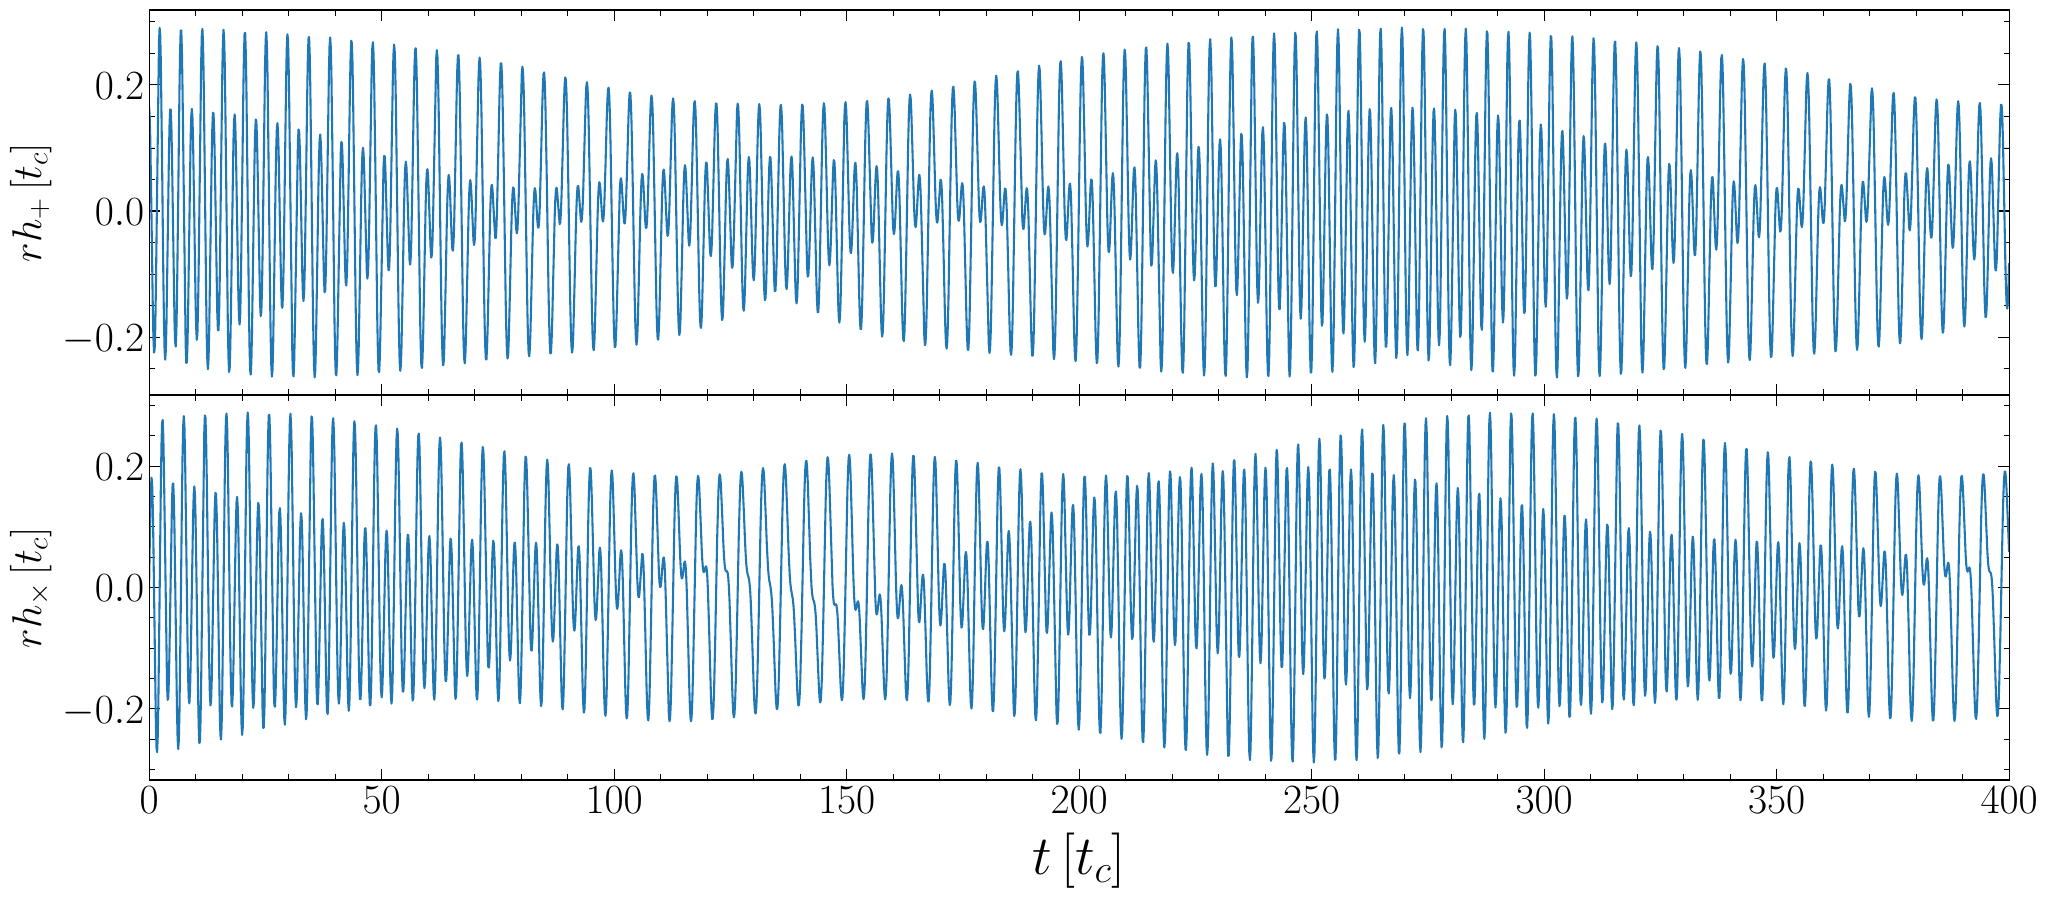

Write the Python code that produced this figure.
import numpy as np
import matplotlib.pyplot as plt
import numpy as np
import matplotlib.pyplot as plt
from numpy import log10 as lg
from numpy import pi as pi
from scipy.interpolate import interp1d as sp_interp1d
from scipy.interpolate import splrep,splev
from scipy.integrate import odeint
from scipy.integrate import ode
import warnings
import timeit
import scipy.optimize as opt
from matplotlib import cm
from astropy import constants as const
from astropy import units as u
from mpl_toolkits.axes_grid1.inset_locator import zoomed_inset_axes
from mpl_toolkits.axes_grid1.inset_locator import mark_inset


import matplotlib.font_manager as font_manager

plt.rcParams['xtick.labelsize'] = 30
plt.rcParams['ytick.labelsize'] = 30
plt.rcParams['xtick.direction'] = 'in'
plt.rcParams['ytick.direction'] = 'in'
plt.rcParams['xtick.major.size'] = 8
plt.rcParams['ytick.major.size'] = 8
plt.rcParams['xtick.minor.size'] = 4
plt.rcParams['ytick.minor.size'] = 4
plt.rcParams['xtick.top'] = True
plt.rcParams['ytick.right'] = True
plt.rcParams['axes.labelpad'] = 8.0
plt.rcParams['figure.constrained_layout.h_pad'] = 0
plt.rcParams['text.usetex'] = True
plt.rc('text', usetex=True)
plt.tick_params(axis='both', which='minor', labelsize=18)
import matplotlib.ticker
from matplotlib.ticker import (MultipleLocator, FormatStrFormatter,
                               AutoMinorLocator)



data1 = np.genfromtxt('data_gw.dat')
c0, c1, c2= data1[:, 0], data1[:, 1], data1[:, 2]
Ntrim1 = 16670
c01=c0[:Ntrim1]
c11=c1[:Ntrim1]
c21=c2[:Ntrim1]



fig, (ax1,ax2) = plt.subplots(2, 1,figsize=(24,10),sharex=True, sharey=False)
plt.subplots_adjust(hspace=0.0)

ax1.set_ylabel(r'$ rh_+ \,[t_c] $', fontsize=30)
ax2.set_ylabel(r'$ rh_\times \,[t_c] $', fontsize=30)
ax2.set_xlabel(r'$t \,[t_c]$', fontsize=40)
    
ax1.plot(c01, c11)
ax2.plot(c01, c21)
#ax1.plot(c01, c21, linestyle='--', color = 'gray')

#ax2.plot(d01, d21, linestyle='--', color = 'gray')

ax2.set_xlim(c01[0], c01[-1])
ax1.minorticks_on()
ax2.minorticks_on()

#ax1.legend(loc='best', fontsize=30)




plt.savefig("plot_gw.pdf", format='pdf', bbox_inches="tight")

#plt.show()
